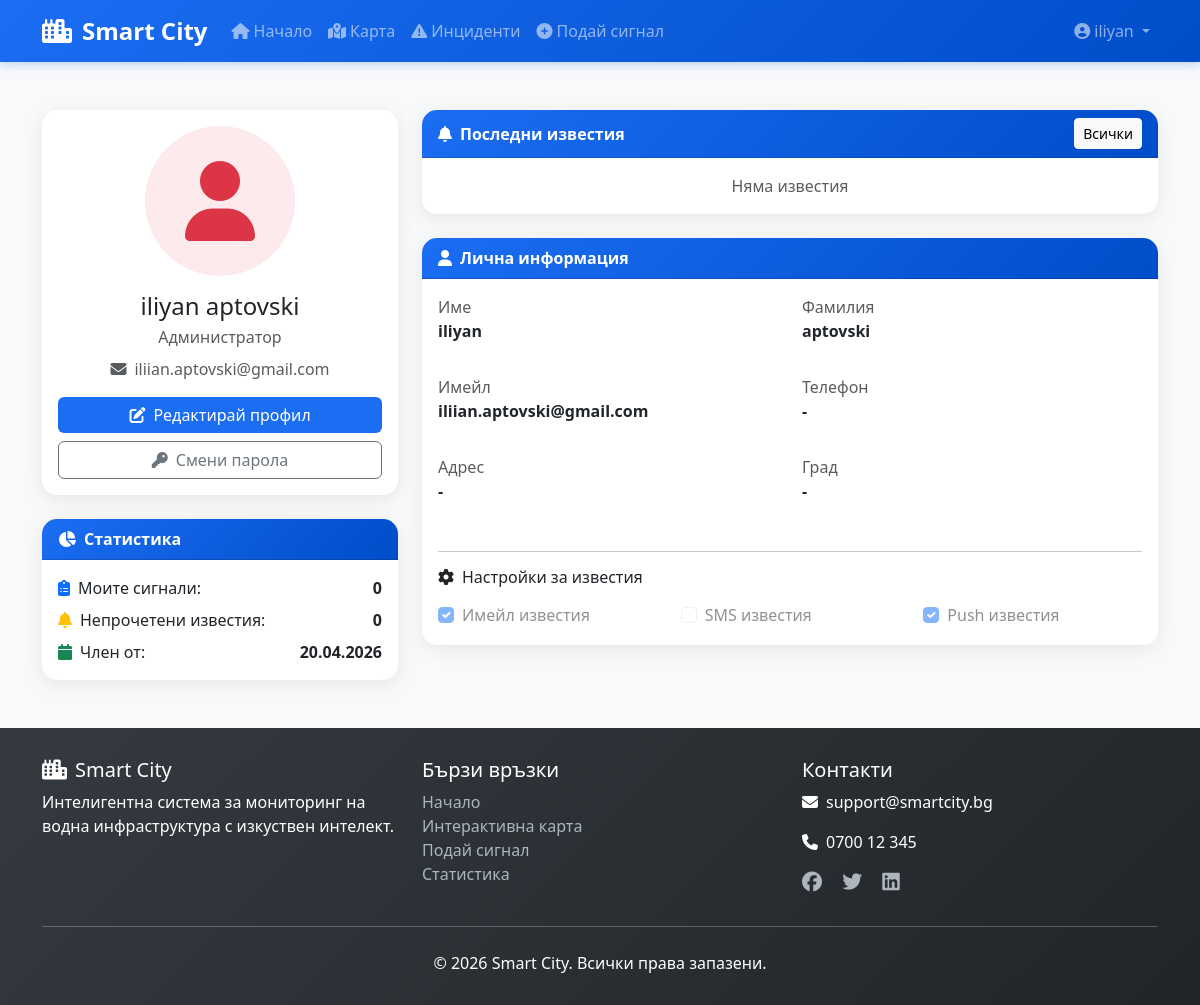
/users/profile/ (signed in), run on the app's committed database.
### users/models.py (models this page shows, shortened)
class User(AbstractBaseUser, PermissionsMixin):
    ROLE_CHOICES = [
        ('citizen', _('Гражданин')),
        ('operator', _('Оператор')),
        ('technician', _('Техник')),
        ('admin', _('Администратор')),
    ]
    email = models.EmailField(
        _('имейл адрес'),
        unique=True,
        help_text=_('Задължително. Валиден имейл адрес.')
    )
    first_name = models.CharField(_('име'), max_length=150, blank=True)
    last_name = models.CharField(_('фамилия'), max_length=150, blank=True)
    phone = models.CharField(_('телефон'), max_length=20, blank=True)
    role = models.CharField(
        _('роля'),
        max_length=20,
        choices=ROLE_CHOICES,
        default='citizen'
    )
    is_staff = models.BooleanField(
        _('staff статус'),
        default=False,
        help_text=_('Определя дали потребителят може да влиза в админ панела.')
    )
    is_active = models.BooleanField(
        _('активен'),
        default=True,
        help_text=_('Определя дали потребителят е активен.')
    )
    date_joined = models.DateTimeField(_('дата на регистрация'), default=timezone.now)
    last_login = models.DateTimeField(_('последно влизане'), blank=True, null=True)
    email_notifications = models.BooleanField(
        _('имейл известия'),
        default=True,
        help_text=_('Получаване на известия по имейл')
    )
    sms_notifications = models.BooleanField(
        _('SMS известия'),
        default=False,
        help_text=_('Получаване на SMS известия')
    )
    push_notifications = models.BooleanField(
        _('push известия'),
        default=True,
        help_text=_('Получаване на push известия')
    )
    objects = UserManager()
    USERNAME_FIELD = 'email'
    REQUIRED_FIELDS = ['first_name', 'last_name']
    class Meta:
        verbose_name = _('потребител')
        verbose_name_plural = _('потребители')
        ordering = ['-date_joined']
    def get_full_name(self):
        full_name = f'{self.first_name} {self.last_name}'
        return full_name.strip() or self.email
    def get_short_name(self):
        return self.first_name or self.email
    def get_role_display_name(self):
        return dict(self.ROLE_CHOICES).get(self.role, self.role)

class UserProfile(models.Model):
    user = models.OneToOneField(
        User,
        on_delete=models.CASCADE,
        related_name='profile',
        verbose_name=_('потребител')
    )
    address = models.CharField(_('адрес'), max_length=255, blank=True)
    city = models.CharField(_('град'), max_length=100, blank=True)
    postal_code = models.CharField(_('пощенски код'), max_length=10, blank=True)
    avatar = models.FileField(
        _('аватар'),
        upload_to='avatars/',
        blank=True,
        null=True
    )
    bio = models.TextField(_('биография'), blank=True)
    latitude = models.DecimalField(
        _('географска ширина'),
        max_digits=10,
        decimal_places=8,
        blank=True,
        null=True
    )
    longitude = models.DecimalField(
        _('географска дължина'),
        max_digits=11,
        decimal_places=8,
        blank=True,
        null=True
    )
    created_at = models.DateTimeField(_('създаден на'), auto_now_add=True)
    updated_at = models.DateTimeField(_('обновен на'), auto_now=True)
    class Meta:
        verbose_name = _('потребителски профил')
        verbose_name_plural = _('потребителски профили')

### users/views.py (the view)
# urls.py: path('profile/', views.profile_view, name='profile'),
@login_required
def profile_view(request):
    user = request.user
    notifications = user.notifications.all()[:10]
    reports_count = user.reports.count() if hasattr(user, 'reports') else 0
    context = {
        'user': user,
        'notifications': notifications,
        'reports_count': reports_count,
        'unread_notifications': user.notifications.filter(is_read=False).count(),
    }
    return render(request, 'users/profile.html', context)

### templates/users/profile.html (shortened to what this page needs)
{% extends 'base.html' %}
{% block content %}
<div class="container py-5">
    <div class="row">
        <div class="col-lg-4">
            <div class="card mb-4">
                <div class="card-body text-center">
                    {% if user.profile.avatar %}
                    <img src="{{ user.profile.avatar.url }}" alt="Avatar" class="rounded-circle mb-3" style="width: 150px; height: 150px; object-fit: cover;">
                    {% else %}
                    <div class="rounded-circle bg-danger bg-opacity-10 d-flex align-items-center justify-content-center mx-auto mb-3" style="width: 150px; height: 150px;">
                        <i class="fas fa-user fa-5x text-danger"></i>
                    </div>
                    {% endif %}
                    <h4 class="mb-1">{{ user.get_full_name }}</h4>
                    <p class="text-muted mb-2">{{ user.get_role_display_name }}</p>
                    <p class="text-muted"><i class="fas fa-envelope me-2"></i>{{ user.email }}</p>
                    <div class="d-grid gap-2">
                        <a href="{% url 'users:profile_edit' %}" class="btn btn-primary">
                            <i class="fas fa-edit me-2"></i>Редактирай профил
                        </a>
                        <a href="{% url 'users:change_password' %}" class="btn btn-outline-secondary">
                            <i class="fas fa-key me-2"></i>Смени парола
                        </a>
                    </div>
                </div>
            </div>
            <div class="card">
                <div class="card-header">
                    <i class="fas fa-chart-pie me-2"></i>Статистика
                </div>
                <div class="card-body">
                    <div class="d-flex justify-content-between mb-2">
                        <span><i class="fas fa-clipboard-list me-2 text-primary"></i>Моите сигнали:</span>
                        <span class="fw-bold">{{ reports_count }}</span>
                    </div>
                    <div class="d-flex justify-content-between mb-2">
                        <span><i class="fas fa-bell me-2 text-warning"></i>Непрочетени известия:</span>
                        <span class="fw-bold">{{ unread_notifications }}</span>
                    </div>
                    <div class="d-flex justify-content-between">
                        <span><i class="fas fa-calendar me-2 text-success"></i>Член от:</span>
                        <span class="fw-bold">{{ user.date_joined|date:"d.m.Y" }}</span>
                    </div>
                </div>
            </div>
        </div>
        <div class="col-lg-8">
            <div class="card mb-4">
                <div class="card-header d-flex justify-content-between align-items-center">
                    <span><i class="fas fa-bell me-2"></i>Последни известия</span>
                    <a href="{% url 'users:notifications' %}" class="btn btn-sm btn-light">Всички</a>
                </div>
                <div class="card-body">
                    {% if notifications %}
                        {% for notification in notifications %}
                        <div class="alert alert-{{ notification.notification_type }} d-flex justify-content-between align-items-center">
                            <div>
                                <strong>{{ notification.title }}</strong>
                                <p class="mb-0 small">{{ notification.message|truncatewords:20 }}</p>
                                <small class="text-muted">{{ notification.created_at|timesince }} назад</small>
                            </div>
                            {% if not notification.is_read %}
                            <span class="badge bg-danger">Ново</span>
                            {% endif %}
                        </div>
                        {% endfor %}
                    {% else %}
                        <p class="text-muted text-center mb-0">Няма известия</p>
                    {% endif %}
                </div>
            </div>
            <div class="card">
                <div class="card-header">
                    <i class="fas fa-user me-2"></i>Лична информация
                </div>
                <div class="card-body">
                    <div class="row">
                        <div class="col-md-6 mb-3">
                            <label class="text-muted">Име</label>
                            <p class="fw-bold">{{ user.first_name|default:"-" }}</p>
                        </div>
                        <div class="col-md-6 mb-3">
                            <label class="text-muted">Фамилия</label>
                            <p class="fw-bold">{{ user.last_name|default:"-" }}</p>
                        </div>
                        <div class="col-md-6 mb-3">
                            <label class="text-muted">Имейл</label>
                            <p class="fw-bold">{{ user.email }}</p>
                        </div>
                        <div class="col-md-6 mb-3">
                            <label class="text-muted">Телефон</label>
                            <p class="fw-bold">{{ user.phone|default:"-" }}</p>
                        </div>
                        <div class="col-md-6 mb-3">
                            <label class="text-muted">Адрес</label>
                            <p class="fw-bold">{{ user.profile.address|default:"-" }}</p>
                        </div>
                        <div class="col-md-6 mb-3">
                            <label class="text-muted">Град</label>
                            <p class="fw-bold">{{ user.profile.city|default:"-" }}</p>
                        </div>
                    </div>
                    <hr>
                    <h6 class="mb-3"><i class="fas fa-cog me-2"></i>Настройки за известия</h6>
                    <div class="row">
                        <div class="col-md-4">
                            <div class="form-check">
                                <input class="form-check-input" type="checkbox" {% if user.email_notifications %}checked{% endif %} disabled>
                                <label class="form-check-label">Имейл известия</label>
                            </div>
                        </div>
                        <div class="col-md-4">
                            <div class="form-check">
                                <input class="form-check-input" type="checkbox" {% if user.sms_notifications %}checked{% endif %} disabled>
                                <label class="form-check-label">SMS известия</label>
                            </div>
                        </div>
                        <div class="col-md-4">
                            <div class="form-check">
                                <input class="form-check-input" type="checkbox" {% if user.push_notifications %}checked{% endif %} disabled>
                                <label class="form-check-label">Push известия</label>
                            </div>
                        </div>
                    </div>
                </div>
            </div>
        </div>
    </div>
</div>
{% endblock %}

### templates/base.html (shortened to what this page needs)
<!DOCTYPE html>
<html lang="bg">
<head>
    <link href="https://cdn.jsdelivr.net/npm/bootstrap@5.3.2/dist/css/bootstrap.min.css" rel="stylesheet">
    <link rel="stylesheet" href="https://cdnjs.cloudflare.com/ajax/libs/font-awesome/6.4.2/css/all.min.css">
    <link rel="stylesheet" href="https://unpkg.com/leaflet@1.9.4/dist/leaflet.css">
</head>
<body>
    <nav class="navbar navbar-expand-lg navbar-dark">
        <div class="container">
            <a class="navbar-brand" href="{% url 'dashboard:index' %}">
                <i class="fas fa-city"></i>Smart City
            </a>
            <div class="collapse navbar-collapse" id="navbarNav">
                <ul class="navbar-nav me-auto">
                    <li class="nav-item">
                        <a class="nav-link" href="{% url 'dashboard:index' %}">
                            <i class="fas fa-home me-1"></i>Начало
                        </a>
                    </li>
                    <li class="nav-item">
                        <a class="nav-link" href="{% url 'dashboard:map' %}">
                            <i class="fas fa-map-marked-alt me-1"></i>Карта
                        </a>
                    </li>
                    <li class="nav-item">
                        <a class="nav-link" href="{% url 'dashboard:incident_list' %}">
                            <i class="fas fa-exclamation-triangle me-1"></i>Инциденти
                        </a>
                    </li>
                    <li class="nav-item">
                        <a class="nav-link" href="{% url 'reports:create' %}">
                            <i class="fas fa-plus-circle me-1"></i>Подай сигнал
                        </a>
                    </li>
                </ul>
                <ul class="navbar-nav">
                    {% if user.is_authenticated %}
                    <li class="nav-item dropdown">
                        <a class="nav-link dropdown-toggle" href="#" id="userDropdown" role="button" data-bs-toggle="dropdown">
                            <i class="fas fa-user-circle me-1"></i>{{ user.get_short_name }}
                        </a>
                    </li>
                    {% endif %}
                </ul>
            </div>
        </div>
    </nav>
    <main class="flex-grow-1">
        {% block content %}{% endblock %}
    </main>
    <footer class="footer">
        <div class="container">
            <div class="row">
                <div class="col-md-4">
                    <h5><i class="fas fa-city me-2"></i>Smart City</h5>
                    <p>Интелигентна система за мониторинг на водна инфраструктура с изкуствен интелект.</p>
                </div>
                <div class="col-md-4">
                    <h5>Бързи връзки</h5>
                    <ul class="list-unstyled">
                        <li><a href="{% url 'dashboard:index' %}">Начало</a></li>
                        <li><a href="{% url 'dashboard:map' %}">Интерактивна карта</a></li>
                        <li><a href="{% url 'reports:create' %}">Подай сигнал</a></li>
                        <li><a href="{% url 'dashboard:statistics' %}">Статистика</a></li>
                    </ul>
                </div>
                <div class="col-md-4">
                    <h5>Контакти</h5>
                    <p><i class="fas fa-envelope me-2"></i>support@smartcity.bg</p>
                    <p><i class="fas fa-phone me-2"></i>0700 12 345</p>
                    <div class="mt-3">
                        <a href="#" class="me-3"><i class="fab fa-facebook fa-lg"></i></a>
                        <a href="#" class="me-3"><i class="fab fa-twitter fa-lg"></i></a>
                        <a href="#"><i class="fab fa-linkedin fa-lg"></i></a>
                    </div>
                </div>
            </div>
            <hr class="my-4">
            <div class="text-center">
                <p class="mb-0">&copy; {% now "Y" %} Smart City. Всички права запазени.</p>
            </div>
        </div>
    </footer>
</body>
</html>

### templates/base.html (style rules this page uses)
:root { --primary-blue: #1B6DF2; --primary-blue-dark: #004DC9; --primary-blue-light: #d7e8ff; --smart-city-blue: #1B6DF2; }
body { background-color: #f8f9fa; min-height: 100vh; display: flex; flex-direction: column; }
.navbar { background: linear-gradient(135deg, var(--smart-city-blue) 0%, var(--primary-blue-dark) 100%); box-shadow: 0 2px 10px rgba(27, 109, 242, 0.3); }
.navbar-brand { font-weight: 700; font-size: 1.5rem; }
.navbar-brand i { margin-right: 10px; }
.nav-link { font-weight: 500; transition: all 0.3s ease; }
.btn-primary { background: linear-gradient(135deg, var(--smart-city-blue) 0%, var(--primary-blue) 100%); border: none; transition: all 0.3s ease; }
.card { border: none; border-radius: 15px; box-shadow: 0 4px 20px rgba(0, 0, 0, 0.08); transition: all 0.3s ease; }
.card-header { background: linear-gradient(135deg, var(--smart-city-blue) 0%, var(--primary-blue-dark) 100%); color: white; border-radius: 15px 15px 0 0 !important; font-weight: 600; }
.footer { background: linear-gradient(135deg, #343a40 0%, #212529 100%); color: white; padding: 30px 0; margin-top: auto; }
.footer a { color: #adb5bd; text-decoration: none; transition: color 0.3s ease; }

### data on the page
User: get_short_name "iliyan", get_full_name "iliyan aptovski", get_role_display_name "Администратор", email "iliian.aptovski@gmail.com", date_joined "20.04.2026", first_name "iliyan", last_name "aptovski", phone "-", profile.address "-", profile.city "-", email_notifications "☑", push_notifications "☑"

### other printed values
{{ reports_count }} "0"
{{ unread_notifications }} "0"
